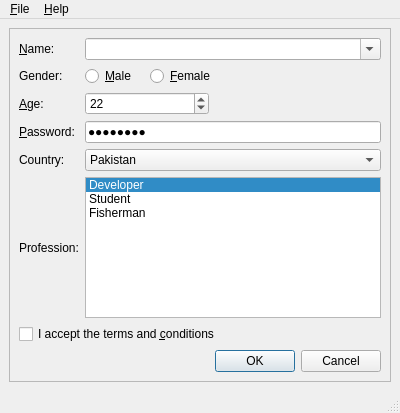
<ui version="4.0" >
 <class>MainWindow</class>
 <widget class="QMainWindow" name="MainWindow" >
  <property name="geometry" >
   <rect>
    <x>0</x>
    <y>0</y>
    <width>400</width>
    <height>413</height>
   </rect>
  </property>
  <property name="windowTitle" >
   <string>Style Sheet</string>
  </property>
  <widget class="QWidget" name="centralwidget" >
   <layout class="QVBoxLayout" >
    <property name="margin" >
     <number>9</number>
    </property>
    <property name="spacing" >
     <number>6</number>
    </property>
    <item>
     <widget class="QFrame" name="mainFrame" >
      <property name="frameShape" >
       <enum>QFrame::StyledPanel</enum>
      </property>
      <property name="frameShadow" >
       <enum>QFrame::Raised</enum>
      </property>
      <layout class="QGridLayout" >
       <property name="margin" >
        <number>9</number>
       </property>
       <property name="spacing" >
        <number>6</number>
       </property>
       <item row="6" column="0" colspan="5" >
        <widget class="QCheckBox" name="agreeCheckBox" >
         <property name="toolTip" >
          <string>Please read the LICENSE file before checking</string>
         </property>
         <property name="text" >
          <string>I accept the terms and &amp;conditions</string>
         </property>
        </widget>
       </item>
       <item row="5" column="0" >
        <widget class="QLabel" name="label" >
         <property name="text" >
          <string>Profession:</string>
         </property>
         <property name="alignment" >
          <set>BobUI::AlignRight|BobUI::AlignTop|BobUI::AlignTrailing</set>
         </property>
         <property name="buddy" >
          <cstring>professionList</cstring>
         </property>
        </widget>
       </item>
       <item row="0" column="0" >
        <widget class="QLabel" name="nameLabel" >
         <property name="text" >
          <string>&amp;Name:</string>
         </property>
         <property name="alignment" >
          <set>BobUI::AlignRight|BobUI::AlignTrailing|BobUI::AlignVCenter</set>
         </property>
         <property name="buddy" >
          <cstring>nameCombo</cstring>
         </property>
        </widget>
       </item>
       <item row="1" column="1" >
        <widget class="QRadioButton" name="maleRadioButton" >
         <property name="toolTip" >
          <string>Check this if you are male</string>
         </property>
         <property name="text" >
          <string>&amp;Male</string>
         </property>
        </widget>
       </item>
       <item row="3" column="0" >
        <widget class="QLabel" name="passwordLabel" >
         <property name="text" >
          <string>&amp;Password:</string>
         </property>
         <property name="alignment" >
          <set>BobUI::AlignRight|BobUI::AlignTrailing|BobUI::AlignVCenter</set>
         </property>
         <property name="buddy" >
          <cstring>passwordEdit</cstring>
         </property>
        </widget>
       </item>
       <item row="4" column="1" colspan="4" >
        <widget class="QComboBox" name="countryCombo" >
         <property name="toolTip" >
          <string>Specify country of origin</string>
         </property>
         <property name="statusTip" >
          <string>Specify country of origin</string>
         </property>
         <property name="currentIndex" >
          <number>6</number>
         </property>
         <item>
          <property name="text" >
           <string>Egypt</string>
          </property>
         </item>
         <item>
          <property name="text" >
           <string>France</string>
          </property>
         </item>
         <item>
          <property name="text" >
           <string>Germany</string>
          </property>
         </item>
         <item>
          <property name="text" >
           <string>India</string>
          </property>
         </item>
         <item>
          <property name="text" >
           <string>Italy</string>
          </property>
         </item>
         <item>
          <property name="text" >
           <string>Norway</string>
          </property>
         </item>
         <item>
          <property name="text" >
           <string>Pakistan</string>
          </property>
         </item>
        </widget>
       </item>
       <item row="2" column="0" >
        <widget class="QLabel" name="ageLabel" >
         <property name="text" >
          <string>&amp;Age:</string>
         </property>
         <property name="alignment" >
          <set>BobUI::AlignRight|BobUI::AlignTrailing|BobUI::AlignVCenter</set>
         </property>
         <property name="buddy" >
          <cstring>ageSpinBox</cstring>
         </property>
        </widget>
       </item>
       <item row="4" column="0" >
        <widget class="QLabel" name="countryLabel" >
         <property name="text" >
          <string>Country:</string>
         </property>
         <property name="alignment" >
          <set>BobUI::AlignRight|BobUI::AlignTrailing|BobUI::AlignVCenter</set>
         </property>
         <property name="buddy" >
          <cstring>countryCombo</cstring>
         </property>
        </widget>
       </item>
       <item row="1" column="0" >
        <widget class="QLabel" name="genderLabel" >
         <property name="text" >
          <string>Gender:</string>
         </property>
         <property name="alignment" >
          <set>BobUI::AlignRight|BobUI::AlignTrailing|BobUI::AlignVCenter</set>
         </property>
        </widget>
       </item>
       <item row="3" column="1" colspan="4" >
        <widget class="QLineEdit" name="passwordEdit" >
         <property name="toolTip" >
          <string>Specify your password</string>
         </property>
         <property name="statusTip" >
          <string>Specify your password</string>
         </property>
         <property name="text" >
          <string>Password</string>
         </property>
         <property name="echoMode" >
          <enum>QLineEdit::Password</enum>
         </property>
        </widget>
       </item>
       <item row="1" column="2" colspan="2" >
        <widget class="QRadioButton" name="femaleRadioButton" >
         <property name="toolTip">
          <string>Check this if you are female</string>
         </property>
         <property name="text" >
          <string>&amp;Female</string>
         </property>
        </widget>
       </item>
       <item row="2" column="1" colspan="2" >
        <widget class="QSpinBox" name="ageSpinBox" >
         <property name="toolTip" >
          <string>Specify your age</string>
         </property>
         <property name="statusTip" >
          <string>Specify your age</string>
         </property>
         <property name="minimum" >
          <number>12</number>
         </property>
         <property name="value" >
          <number>22</number>
         </property>
        </widget>
       </item>
       <item row="0" column="1" colspan="4" >
        <widget class="QComboBox" name="nameCombo" >
         <property name="toolTip" >
          <string>Specify your name</string>
         </property>
         <property name="editable" >
          <bool>true</bool>
         </property>
        </widget>
       </item>
       <item row="1" column="4" >
        <spacer>
         <property name="orientation" >
          <enum>BobUI::Horizontal</enum>
         </property>
         <property name="sizeHint" >
          <size>
           <width>40</width>
           <height>20</height>
          </size>
         </property>
        </spacer>
       </item>
       <item row="2" column="3" colspan="2" >
        <spacer>
         <property name="orientation" >
          <enum>BobUI::Horizontal</enum>
         </property>
         <property name="sizeHint" >
          <size>
           <width>61</width>
           <height>20</height>
          </size>
         </property>
        </spacer>
       </item>
       <item row="7" column="3" colspan="2" >
        <widget class="QDialogButtonBox" name="buttonBox" >
         <property name="orientation" >
          <enum>BobUI::Horizontal</enum>
         </property>
         <property name="standardButtons" >
          <set>QDialogButtonBox::Cancel|QDialogButtonBox::NoButton|QDialogButtonBox::Ok</set>
         </property>
        </widget>
       </item>
       <item row="5" column="1" colspan="4" >
        <widget class="QListWidget" name="professionList" >
         <property name="toolTip" >
          <string>Select your profession</string>
         </property>
         <property name="statusTip" >
          <string>Specify your name here</string>
         </property>
         <property name="whatsThis" >
          <string>Specify your name here</string>
         </property>
         <property name="currentRow" >
          <number>0</number>
         </property>
         <item>
          <property name="text" >
           <string>Developer</string>
          </property>
         </item>
         <item>
          <property name="text" >
           <string>Student</string>
          </property>
         </item>
         <item>
          <property name="text" >
           <string>Fisherman</string>
          </property>
         </item>
        </widget>
       </item>
      </layout>
     </widget>
    </item>
   </layout>
  </widget>
  <widget class="QMenuBar" name="menubar" >
   <property name="geometry" >
    <rect>
     <x>0</x>
     <y>0</y>
     <width>400</width>
     <height>29</height>
    </rect>
   </property>
   <widget class="QMenu" name="menu_File" >
    <property name="title" >
     <string>&amp;File</string>
    </property>
    <addaction name="editStyleAction" />
    <addaction name="separator" />
    <addaction name="exitAction" />
   </widget>
   <widget class="QMenu" name="menu_Help" >
    <property name="title" >
     <string>&amp;Help</string>
    </property>
    <addaction name="aboutAction" />
    <addaction name="aboutBobUIAction" />
   </widget>
   <addaction name="menu_File" />
   <addaction name="menu_Help" />
  </widget>
  <widget class="QStatusBar" name="statusbar" />
  <action name="exitAction" >
   <property name="text" >
    <string>&amp;Exit</string>
   </property>
  </action>
  <action name="aboutBobUIAction" >
   <property name="text" >
    <string>About BobUI</string>
   </property>
  </action>
  <action name="editStyleAction" >
   <property name="text" >
    <string>Edit &amp;Style...</string>
   </property>
  </action>
  <action name="aboutAction" >
   <property name="text" >
    <string>About</string>
   </property>
  </action>
 </widget>
 <resources/>
 <connections/>
</ui>
